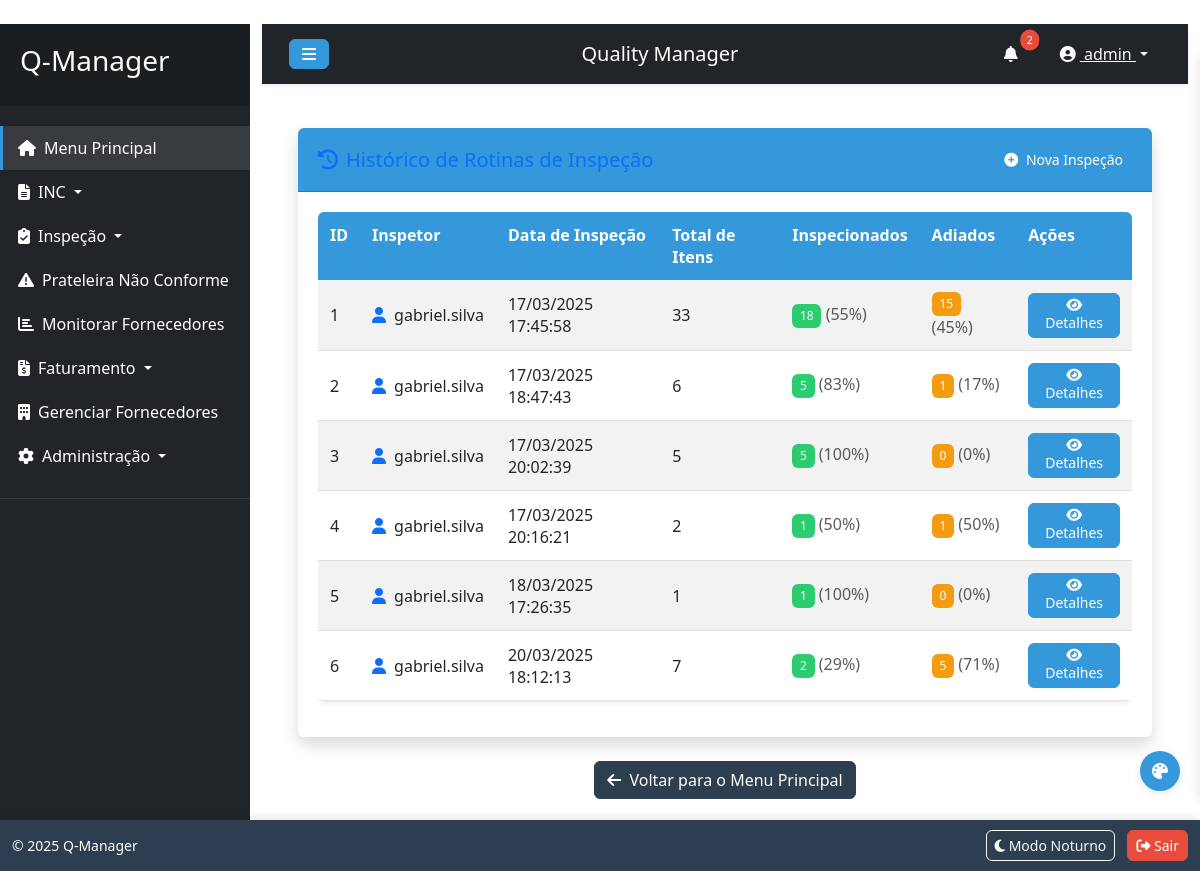
The app's page /inspecao/listar_rotinas (signed in) with its own data.
### tables this page shows
CREATE TABLE user (
	id INTEGER NOT NULL, 
	username VARCHAR(80) NOT NULL, 
	password VARCHAR(256) NOT NULL, 
	email VARCHAR(120), 
	is_admin BOOLEAN, 
	is_representante BOOLEAN, 
	permissions TEXT, 
	created_at DATETIME, 
	last_login DATETIME, 
	PRIMARY KEY (id), 
	UNIQUE (username), 
	UNIQUE (email)
);

### inspecao_routes.py (the view)
@inspecao_bp.route('/listar_rotinas')
@login_required
def listar_rotinas_inspecao():
    if not current_user.is_admin and not current_user.has_permission('rotina_inspecao'):
        flash('Você não tem permissão para acessar esta funcionalidade.', 'danger')
        return redirect(url_for('main_menu'))
    rotinas = RotinaInspecao.query.all()
    for rotina in rotinas:
        rotina.registros_python = json.loads(rotina.registros)
    log_user_activity(
        user_id=current_user.id,
        action="view",
        entity_type="rotinas_inspecao",
        details={
            "count": len(rotinas)
        }
    )
    return render_template('listar_rotinas_inspecao.html', rotinas=rotinas)

### app.py (called while the page is built)
@login_manager.user_loader
def load_user(user_id):
    return User.query.get(int(user_id))

@app.context_processor
def inject_settings():
    from models import LayoutSetting
    settings = {s.element: s for s in LayoutSetting.query.all()}
    return dict(settings=settings, config=app.config)

### utils.py (called while the page is built)
def log_user_activity(user_id, action, entity_type, entity_id=None, details=None):
    from models import UserActivityLog, db
    try:
        ip_address = request.remote_addr
        details_json = None
        if details:
            details_json = json.dumps(details, ensure_ascii=False)
        log_entry = UserActivityLog(
            user_id=user_id,
            action=action,
            entity_type=entity_type,
            entity_id=entity_id,
            details=details_json,
            ip_address=ip_address
        )
        db.session.add(log_entry)
        db.session.commit()
    except Exception as e:
        current_app.logger.error(f"Erro ao registrar atividade do usuário: {str(e)}")
        db.session.rollback()

### templates/listar_rotinas_inspecao.html (shortened to what this page needs)
{% extends "base.html" %}
{% block content %}
<div class="container-fluid">
    <div class="card shadow mb-4">
        <div class="card-header py-3 d-flex justify-content-between align-items-center">
            <h5 class="m-0 font-weight-bold text-primary">
                <i class="fas fa-history me-2"></i>Histórico de Rotinas de Inspeção
            </h5>
            <div>
                <a href="{{ url_for('inspecao.rotina_inspecao') }}" class="btn btn-sm btn-primary">
                    <i class="fas fa-plus-circle me-1"></i> Nova Inspeção
                </a>
            </div>
        </div>
        <div class="card-body">
            {% if rotinas %}
            <div class="table-responsive">
                <table class="table table-striped table-hover" id="dataTable">
                    <thead class="table-light">
                        <tr>
                            <th>ID</th>
                            <th>Inspetor</th>
                            <th>Data de Inspeção</th>
                            <th>Total de Itens</th>
                            <th>Inspecionados</th>
                            <th>Adiados</th>
                            <th>Ações</th>
                        </tr>
                    </thead>
                    <tbody>
                        {% for rotina in rotinas %}
                        <tr>
                            <td>{{ rotina.id }}</td>
                            <td>
                                <div class="d-flex align-items-center">
                                    <i class="fas fa-user me-2 text-primary"></i>
                                    {{ rotina.inspetor.username }}
                                </div>
                            </td>
                            <td>{{ rotina.data_inspecao.strftime('%d/%m/%Y %H:%M:%S') }}</td>
                            {% set registros = rotina.registros_python %}
                            {% set total = registros|length %}
                            {% set inspecionados = registros|selectattr('inspecionado', 'eq', true)|list|length %}
                            {% set adiados = registros|selectattr('adiado', 'eq', true)|list|length %}
                            <td>{{ total }}</td>
                            <td>
                                <span class="badge bg-success">{{ inspecionados }}</span>
                                <span class="text-muted">({{ (inspecionados / total * 100)|round|int }}%)</span>
                            </td>
                            <td>
                                <span class="badge bg-warning">{{ adiados }}</span>
                                <span class="text-muted">({{ (adiados / total * 100)|round|int }}%)</span>
                            </td>
                            <td>
                                <button type="button" class="btn btn-info btn-sm" data-bs-toggle="modal" data-bs-target="#detailModal{{ rotina.id }}">
                                    <i class="fas fa-eye"></i> Detalhes
                                </button>
                            </td>
                        </tr>
                        {% endfor %}
                    </tbody>
                </table>
            </div>
            {% endif %}
        </div>
    </div>
    <div class="text-center mb-4">
        <a href="{{ url_for('main_menu') }}" class="btn btn-secondary">
            <i class="fas fa-arrow-left me-1"></i> Voltar para o Menu Principal
        </a>
    </div>
</div>
{% endblock %}
{% block scripts %}
        </body>
        </html>
{% endblock %}

### templates/base.html (shortened to what this page needs)
﻿<!DOCTYPE html>
<html lang="pt-br">
<head>
    <link href="https://cdn.jsdelivr.net/npm/bootstrap@5.3.0/dist/css/bootstrap.min.css" rel="stylesheet">
    <link rel="stylesheet" href="https://cdnjs.cloudflare.com/ajax/libs/font-awesome/6.4.0/css/all.min.css">
    <link rel="stylesheet" href="{{ url_for('static', filename='css/style.css') }}">
</head>
<body>
    <div class="wrapper">
        {% if current_user.is_authenticated %}
        <nav id="sidebar" class="bg-dark">
            <div class="sidebar-header">
                <h3 class="text-light">Q-Manager</h3>
            </div>
            <ul class="list-unstyled components">
                <li class="active">
                    <a href="{{ url_for('main_menu') }}"><i class="fas fa-home me-2"></i>Menu Principal</a>
                </li>
                <li>
                    <a href="#incSubmenu" data-bs-toggle="collapse" aria-expanded="false" class="dropdown-toggle">
                        <i class="fas fa-file-alt me-2"></i>INC
                    </a>
                </li>
                {% if current_user.is_admin or current_user.has_permission('rotina_inspecao') %}
                <li>
                    <a href="#inspecaoSubmenu" data-bs-toggle="collapse" aria-expanded="false" class="dropdown-toggle">
                        <i class="fas fa-clipboard-check me-2"></i>Inspeção
                    </a>
                </li>
                {% endif %}
                {% if current_user.is_admin or current_user.has_permission('prateleira') %}
                <li>
                    <a href="{{ url_for('prateleira.listar_prateleira_nao_conforme') }}">
                        <i class="fas fa-exclamation-triangle me-2"></i>Prateleira Não Conforme
                    </a>
                </li>
                {% endif %}
                {% if current_user.is_admin or current_user.has_permission('fornecedores') %}
                <li>
                    <a href="{{ url_for('inc.monitorar_fornecedores') }}">
                        <i class="fas fa-chart-bar me-2"></i>Monitorar Fornecedores
                    </a>
                </li>
                {% endif %}
                {% if current_user.is_admin or current_user.has_permission('faturamento') %}
                <li>
                    <a href="#faturamentoSubmenu" data-bs-toggle="collapse" aria-expanded="false" class="dropdown-toggle">
                        <i class="fas fa-file-invoice-dollar me-2"></i>Faturamento
                    </a>
                </li>
                {% endif %}
                <li>
                    <a href="{{ url_for('fornecedor.gerenciar_fornecedores') }}">
                        <i class="fas fa-building me-2"></i>Gerenciar Fornecedores
                    </a>
                </li>
                {% if current_user.is_admin %}
                <li>
                    <a href="#adminSubmenu" data-bs-toggle="collapse" aria-expanded="false" class="dropdown-toggle">
                        <i class="fas fa-cog me-2"></i>Administração
                    </a>
                </li>
                {% endif %}
            </ul>
        </nav>
        {% endif %}
        <div id="content" class="container-fluid">
            {% if current_user.is_authenticated %}
            <nav class="navbar navbar-expand-lg navbar-dark bg-dark">
                <div class="container-fluid">
                    <button type="button" id="sidebarCollapse" class="btn btn-info">
                        <i class="fas fa-bars"></i>
                    </button>
                    <span class="navbar-brand ms-3">Quality Manager</span>
                    <div class="d-flex align-items-center">
                        <div class="notification-bell me-3">
                            <button class="btn btn-link position-relative" id="notificationButton">
                                <i class="fas fa-bell text-light"></i>
                                <span class="notification-badge position-absolute top-0 start-100 translate-middle badge rounded-pill bg-danger" style="display:none;">
                                </span>
                            </button>
                        </div>
                        <div class="dropdown">
                            <button class="btn btn-link dropdown-toggle text-light" type="button" id="userDropdown" data-bs-toggle="dropdown" aria-expanded="false">
                                <i class="fas fa-user-circle me-1"></i> {{ current_user.username }}
                            </button>
                        </div>
                    </div>
                </div>
            </nav>
            {% endif %}
            <div class="content-body p-4">
                {% block content %}{% endblock %}
            </div>
        </div>
    </div>
    <div class="theme-selector">
        <button class="theme-toggle" id="theme-toggle">
            <i class="fas fa-palette"></i>
        </button>
    </div>
    {% if current_user.is_authenticated %}
    <footer class="footer">
        <div class="container-fluid">
            <div class="row">
                <div class="col-12 d-flex justify-content-between align-items-center">
                    <div class="footer-copyright text-white">
                        <small>&copy; 2025 Q-Manager</small>
                    </div>
                    <div>
                        <button id="toggleNightMode" class="btn btn-sm btn-outline-light me-2">
                            <i class="fas fa-moon"></i> Modo Noturno
                        </button>
                        <a href="{{ url_for('auth.logout') }}" class="btn btn-sm btn-danger">
                            <i class="fas fa-sign-out-alt"></i> Sair
                        </a>
                    </div>
                </div>
            </div>
        </div>
    </footer>
    {% endif %}
    <div id="toast-container" class="position-fixed bottom-0 end-0 p-3" style="z-index: 1100;"></div>
    {% block scripts %}{% endblock %}
</body>
</html>

### records on screen
user: username "admin"
user: id "1", inspetor.username "gabriel.silva", data_inspecao "17/03/2025 17:45:58", total "33", inspecionados "18", value "55", adiados "15", value "45", id "2", data_inspecao "17/03/2025 18:47:43", total "6", inspecionados "5", value "83", adiados "1", value "17", id "3", data_inspecao "17/03/2025 20:02:39", total "5", value "100", adiados "0", value "0", id "4", data_inspecao "17/03/2025 20:16:21", inspecionados "1", value "50", id "6", data_inspecao "20/03/2025 18:12:13", total "7", value "29", adiados "5", value "71"

### other values on screen
{{ rotina.id }} "5"
{{ rotina.inspetor.username }} "gabriel.silva"
{{ rotina.data_inspecao.strftime('%d/%m/%Y %H:%M:%S') }} "18/03/2025 17:26:35"
{{ total }} "1"
{{ inspecionados }} "1"
{{ (inspecionados / total * 100)|round|int }} "100"
{{ adiados }} "0"
{{ (adiados / total * 100)|round|int }} "0"
